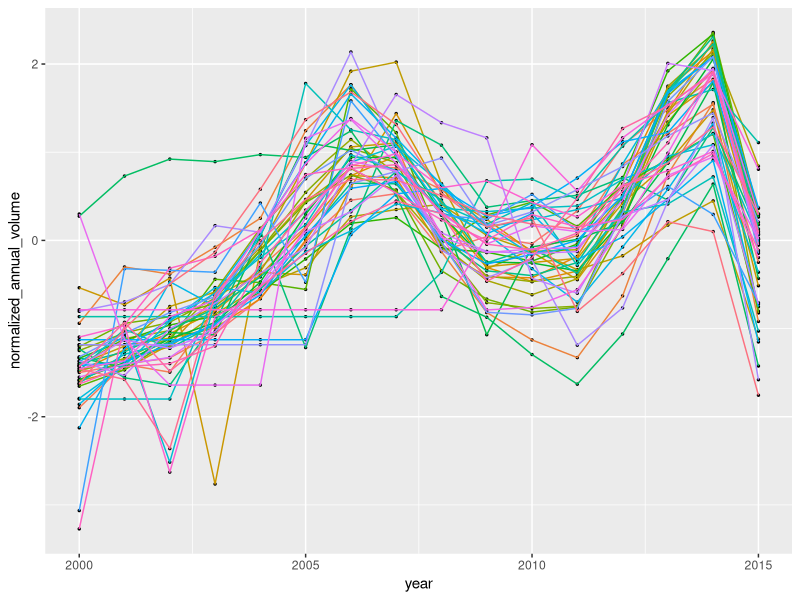

This figure's R source:
## ---- chunk 1
knitr::opts_chunk$set(echo = TRUE)
options(dplyr.summarise.inform = FALSE)
library(tidyverse)
## ---- chunk 2
# Solution
calc_quadratic <- function(x) {
  x ^ 2 + 2 * x + 1
}
## ---- chunk 3
calc_quadratic(5)
## ---- chunk 4
# Solution
solve_quadratic <- function(a, b, c){
      
  determinant <- sqrt(b ^ 2 - 4 * a * c)
  root_1 <- (-b + determinant) / (2 * a)
  root_2 <- (-b - determinant) / (2 * a)
      
  c(root_1, root_2)
    
  }
## ---- chunk 5
solve_quadratic(a = -4, b = 0, c = 1)
## ---- chunk 6
# solution
# Note using the name `na.rm` is good practice, because it is
# consistent with other R functions and so less likely to be frustrating
normalize <- function(x, na.rm = FALSE) {
  (x - mean(x, na.rm = na.rm)) / sd(x, na.rm = na.rm)
}
## ---- chunk 7
normalize(1:5)
## ---- chunk 8
normalize(c(1,2,3,4,5, NA), na.rm = TRUE)
## ---- chunk 9
# Solution
txhousing %>%
  group_by(year, city) %>%
  summarize(annual_volume = sum(volume, na.rm = TRUE)) %>%
  group_by(city) %>%
  mutate(normalized_annual_volume = normalize(annual_volume)) %>%
  ggplot(aes(x = year, y = normalized_annual_volume)) + 
  geom_point(size = .5) +
  geom_line(aes(color = city), 
            show.legend = FALSE) 
## ---- chunk 10
# SOLUTION
# Setting a seed ensures replicability
set.seed(4)

# we set our parameters
true_mean <- .5
N <- 30

# We simulate and observe outcomes
simulated_data <- rnorm(N, mean = true_mean) # the standard deviation is 1 by default!
obs_mean <- mean(simulated_data)
obs_mean
## ---- chunk 11
# Solution
obs_sd <- sd(simulated_data)
zscore <- (obs_mean - true_mean) / (obs_sd / sqrt(N))
zscore
## ---- chunk 12
(1 - pnorm(abs(zscore))) * 2
## ---- chunk 13
# You might need some tidy functions later.
library(tidyverse)
## ---- chunk 14
# define 2 functions: get_zscores and test_significance
get_zscores <- function(obs_mean, true_mean, obs_sd, N) {
  (obs_mean - true_mean) / (obs_sd / sqrt(N))
}

test_significance <- function(zscores, alpha) {
  abs(zscores) > qnorm(1 - alpha/2)
}
## ---- chunk 15
test <- get_zscores(obs_mean = 4.4, true_mean = 4.3, obs_sd = 0.25, N = 100) 
test
## ---- chunk 16
calc_mean_and_sd_from_sample <- function(N, true_mean) {
  my_sample <- rnorm(N, true_mean)
  tibble(mean = mean(my_sample), sd = sd(my_sample))
}
## ---- chunk 17
set.seed(5)
calc_mean_and_sd_from_sample(N = 30, true_mean = 0.5)
## ---- chunk 18
make_mc_sample <- function(N, true_mean, B) {
  
  # pre-allocate output
  out <- vector("list", B)
  
  for (i in 1:B) {
    out[[i]] <- calc_mean_and_sd_from_sample(N, true_mean)
  }
  
  bind_rows(out)
}

make_mc_sample_ <- function(N, true_mean, B){
  map_dfr(1:B, ~ calc_mean_and_sd_from_sample(N, true_mean))
}

## ---- chunk 19
set.seed(24601)
make_mc_sample(N = 30, true_mean = 100, B = 3)
## ---- chunk 20
do_monte_carlo <- function(N, true_mean, B = 1000, alpha = .05){
  # step 1: Simulate B random samples and calculate sample statistics
  sample_statistics <- make_mc_sample(N, true_mean, B) 
  # step 2: Determine z-scores
  z_scores <- get_zscores(sample_statistics$mean, true_mean, sample_statistics$sd, N)
  # step 3: Test whether the z-scores are outside the threshold.
  significance <- test_significance(z_scores, alpha) 
  # step 4: Measure to what extent our simulations match the theory. (We expect a number close to alpha)
  mean(significance)
}
